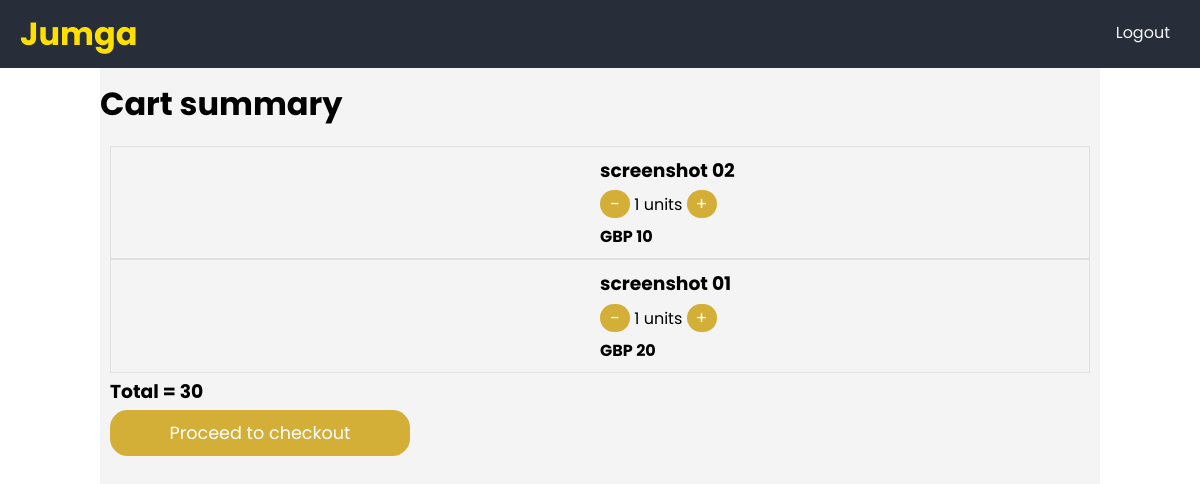
The app's page /store/uk-store/cart/ (signed in) with its own data.
### product/models.py (models this page shows, shortened)
class CartItem(models.Model):
	product = models.ForeignKey(Product, null=True, on_delete = models.SET_NULL)
	units = models.PositiveIntegerField(default = 0, blank = True)
	customer = models.ForeignKey(Customer, null=True, on_delete=models.SET_NULL)
	order = models.ForeignKey(Order, null = True, on_delete = models.SET_NULL)
	date_added = models.DateTimeField(auto_now_add=True)
	def get_price(self):
		return int((self.product.price * self.units))

class Product(models.Model):
	name = models.CharField(max_length=150)
	image = models.ImageField(null = True)
	description = models.TextField(null=True, blank=True)
	price = models.PositiveIntegerField()
	store = models.ForeignKey(Store, on_delete=models.CASCADE)
	category = models.ForeignKey(Category, null=True, on_delete=models.SET_NULL)
	tags = models.ManyToManyField(Tag, blank=True)
	available_units = models.PositiveIntegerField(blank=False, default=1)
	date_created = models.DateTimeField(auto_now_add=True)
	date_updated = models.DateTimeField(auto_now=True)

### store/models.py (models this page shows, shortened)
class Store(models.Model):
	user = models.OneToOneField(User, on_delete=models.CASCADE)
	name = models.CharField(max_length=100)
	description = models.TextField()
	email = models.EmailField()
	phone_number = PhoneNumberField()
	address_line_1 = models.CharField(max_length=200, null=True)
	address_line_2 = models.CharField(max_length=200, null=True, blank=True)
	city = models.CharField(max_length=50, null=True)
	state = models.CharField(max_length=50, null=True)
	country = models.CharField(max_length=2, choices=CountryChoices.choices, default=CountryChoices.NIGERIA)
	currency = models.CharField(max_length=3, choices=CurrencyChoices.choices, default=CurrencyChoices.NIGEIRA)
	balance = models.IntegerField(default=0)
	is_active = models.BooleanField(default=False)
	has_rider = models.BooleanField(default=False)
	slug = AutoSlugField(populate_from='name')

class Order(models.Model):
	class StatusChoices(models.TextChoices):
		PENDING = 'PE', _('Pending')
		SORTING = 'SR', _('Sorting')
		SHIPMENT = 'SH', _('Shipping')
		DELIVERED = 'DE', _('Delivered')
	customer = models.ForeignKey(Customer, null=True, on_delete = models.SET_NULL)
	store = models.ForeignKey(Store, on_delete=models.CASCADE)
	completed = models.BooleanField(default = False, null = True, blank = True)
	transaction_id = models.CharField(max_length = 200, null = True, blank = True)
	shipping_fee = models.IntegerField(default=0)
	status = models.CharField(max_length = 2, choices = StatusChoices.choices, default=StatusChoices.PENDING)
	signed = models.BooleanField(default=False)
	@property
	def cart_total(self):
		total = 0
		for cartitem in self.cartitem_set.all():
			total += cartitem.get_price()
		return total

### store/views.py (the view)
# urls.py: path('<slug>/cart/', views.CartView, name = "cart" ),
def CartView(request, slug):
    try:
        store = Store.objects.get(slug=slug)
    except:
        return HttpResponseNotFound("page not found")
    try:
        customer = Customer.objects.get(user = request.user)
    except:
        try:
            device_id = request.COOKIES["deviceId"]
        except:
            device_id = "empty"
        customer, created = Customer.objects.get_or_create(device_id = device_id)
    order, created = Order.objects.get_or_create(customer = customer, store = store, completed = False)
    cartitems = order.cartitem_set.all()
    template = "product/cart.html"
    return render(request, template, {"order":order,
    "cartitems":cartitems})

### account/models.py (called while the page is built)
    def __str__(self):
        return self.email

### templates/product/cart.html (shortened to what this page needs)
{% extends 'product/base.html' %}
{% block body %}
<h1>Cart summary</h1>
<div class="cart">
    <div class="card-container">
        {% for cartitem in cartitems %}
        <div class="card">
            <a href="{% url 'details' cartitem.product.id %}">
            </a>
            <div class="card-text">
                <h3 class="name">{{ cartitem.product.name }}</h3>
                <div class="units">
                    <button class="reduce" data-product = '{{ cartitem.product.id }}'>-</button>
                    <span>{{ cartitem.units }}</span> units
                    <button class="increase" data-product = '{{ cartitem.product.id }}'>+</button>
                </div>
                <h4 class="price">{{ cartitem.product.store.currency }} {{ cartitem.get_price }}</h4>
            </div>
        </div>
        {% endfor %}
    </div>
    <h3>Total = <span class="total">{{ order.cart_total }}</span></h3>
    <a href="{% url 'delivery_info' order.store.slug %}">
        <button class = 'proceed-btn'>Proceed to checkout</button>
    </a>
</div>
{% endblock %}

### static/css/base.css (style rules this page uses)
* { box-sizing: border-box; text-decoration: none; margin: 0; font-family: 'Poppins', sans-serif; }
body { width: 100%; margin: 0; background: white; }
.cart { padding: 10px; }
.card { display: grid; border: 1px solid #dee0e3; grid-template-columns: 1fr 1fr; max-height: 190px; padding: 5px; }
.name { color: black; }
.price { color: black; }
.proceed-btn { font-size: 1.1em; background-color: #d4af37; color: white; border: 0; border-radius: 1em; width: 300px; margin: 0; padding: 10px; transition: background-color 0.6s; cursor: pointer; }
.increase, .reduce { width: 30px; font-size: 1.1em; text-align: center; background-color: #d4af37; color: white; border: 0; border-radius: 16px; margin: 0; transition: background-color 0.6s; z-index: 1; }

### records on screen
CartItem: product.name "screenshot 02", units "1", product.store.currency "GBP", get_price "10"
CartItem: product.name "screenshot 01", units "1", product.store.currency "GBP", get_price "20"
Order: cart_total "30"
